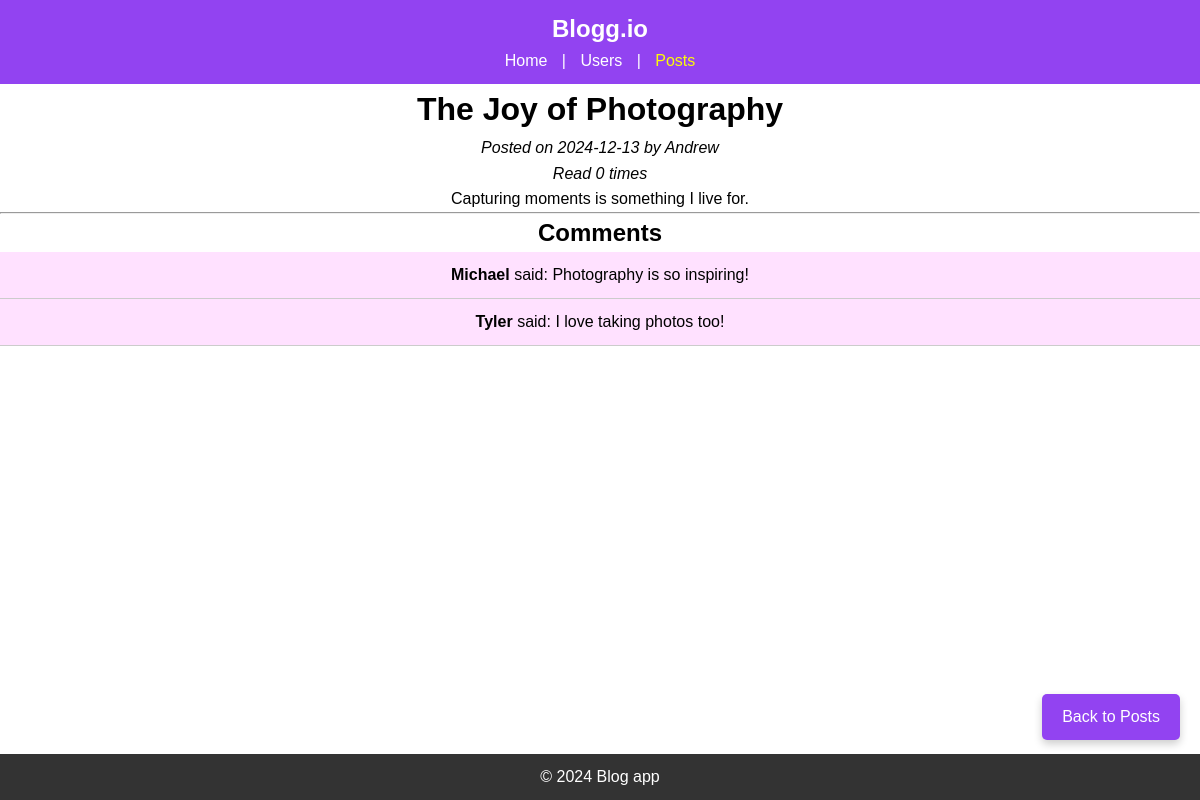
/posts/7, run on the app's committed database.
### models.py (models this page shows)
class Post(db.Model):
    id = db.Column(db.Integer, primary_key=True, autoincrement=True)
    user_id = db.Column(db.Integer, db.ForeignKey(User.id))
    posted_by = db.relationship('User')
    posted = db.Column(db.DateTime, nullable=False)
    title = db.Column(db.String(120), nullable=False)
    body = db.Column(db.String(500), nullable=False)
    reads = db.Column(db.Integer, default=0)
    comments = db.relationship('Comment', backref='post', lazy=True)

class User(db.Model):
    id = db.Column(db.Integer, primary_key=True)
    username = db.Column(db.String(80), unique=True, nullable=False)
    email = db.Column(db.String(120), unique=True, nullable=False)
    age = db.Column(db.Integer)
    posts = db.relationship('Post', backref='user', lazy=True)
    comments = db.relationship('Comment', backref='user', lazy=True)

class Comment(db.Model):
    id = db.Column(db.Integer, primary_key=True, autoincrement=True)
    user_id = db.Column(db.Integer, db.ForeignKey(User.id))
    post_id = db.Column(db.Integer, db.ForeignKey(Post.id))
    body = db.Column(db.String(500), nullable=False)

### app.py (the view)
@app.route('/posts/<int:post_id>')
def display_post(post_id):
    found_post = Post.query.filter_by(id=post_id).first()
    found_post.reads += 1
    db.session.commit()
    return render_template('post.html', post=found_post)

### templates/post.html (shortened to what this page needs)
{% extends "base.html" %}
{% block content %}
<h1>{{ post.title }}</h1>
<p>
    <i>Posted on {{ post.posted.strftime('%Y-%m-%d') }} by {{ post.user.username }}</i>
    <br>
    <i>Read {{ post.reads }} times</i>
</p>
<p>{{ post.body }}</p>
<hr>
<h2>Comments</h2>
<ul id="commentul">
    {% for comment in post.comments %}
    <li id="comments">
        <strong>{{ comment.user.username }}</strong> said: <p>{{ comment.body }}</p>
    </li>
    {% else %}
    <li>No comments yet. Be the first to comment!</li>
    {% endfor %}
</ul>
    <a id="backbutton" href="{{ url_for('display_all_posts') }}">Back to Posts</a>
{% endblock %}

### static/styles.css (style rules this page uses)
* { margin: 0; padding: 0; box-sizing: border-box; }
html,body { width: 100%; overflow-x: hidden; }
body { font-family: Arial, sans-serif; line-height: 1.6; background-color: #efeef1; color: black; margin: 0; padding: 0; align-items: center; display: flex; flex-direction: column; min-height: 100vh; }
a { color: black; text-decoration: none; }
#comments { background-color: #ffe1ff; border-bottom: 1px solid #ccc; padding: 10px; width: 100% }
#comments p { display: inline-block; }
#backbutton { position: fixed; bottom: 60px; right: 20px; background-color:#9243f1; color: white; text-decoration: none; padding: 10px 20px; border-radius: 5px; font-size: 16px; cursor: pointer; box-shadow: 0 4px 8px rgba(0, 0, 0, 0.2); transition: background-color 0.3s ease, transform 0.3s ease; }

### data on the page
Post: title "The Joy of Photography", posted "2024-12-13", reads "0", body "Capturing moments is something I live for."
User: user.username "Andrew"
Comment: user.username "Michael", body "Photography is so inspiring!"
Comment: user.username "Tyler", body "I love taking photos too!"
